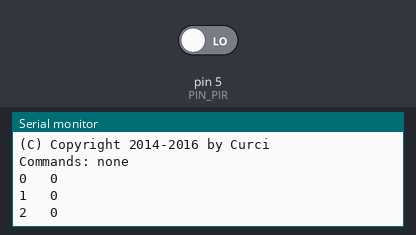
Bench run of a sketch on a simulated Arduino Uno, built with avr-gcc and run on an emulated ATmega328P. Shown: the last lines printed to the serial monitor. Inputs (shaded band) come from the test bench; at power-on: pin 5 (PIN_PIR) LOW.

Above: at 2.8 s.
2.9 s: pin 5 (PIN_PIR) driven HIGH
At 3.5 s:
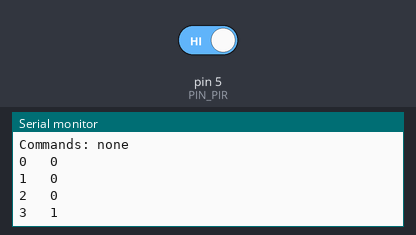
4.4 s: pin 5 (PIN_PIR) driven LOW
At 5.8 s:
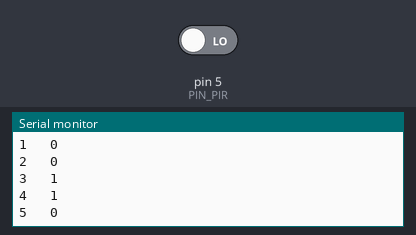
Timing chart, 0 to 7.4 s (numbered marks = the images above; inputs shaded):
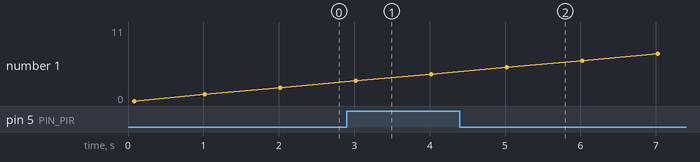

The sketch:

Test_PIR_v01r01.ino
```cpp
// (licence header left out)
#define pr(a,b) {Serial.print(a);Serial.print(b);}

const byte PIN_PIR = 5;

void pirsetup() {
  pinMode(PIN_PIR,INPUT);
  Serial.begin(9600);
  pr("\r\nTester sensor PIR v.01.01 \n(C) Copyright 2014-2016 by Curci\r\n","\nCommands: none\n");
}

byte pirin() {return digitalRead(PIN_PIR);}

void setup() {pirsetup();}

//byte n=0;
void loop() {
  pr(millis()/1000,"   ");
  pr(pirin(),"\n");
  //pr(n,"\n");
  delay(1000);
}
```

Measured:
- after the input at 2.9 s, the serial monitor: prints a new line after 0.12 s (image 1)
- after the input at 4.4 s, the serial monitor: prints a new line after 0.62 s (image 2)
